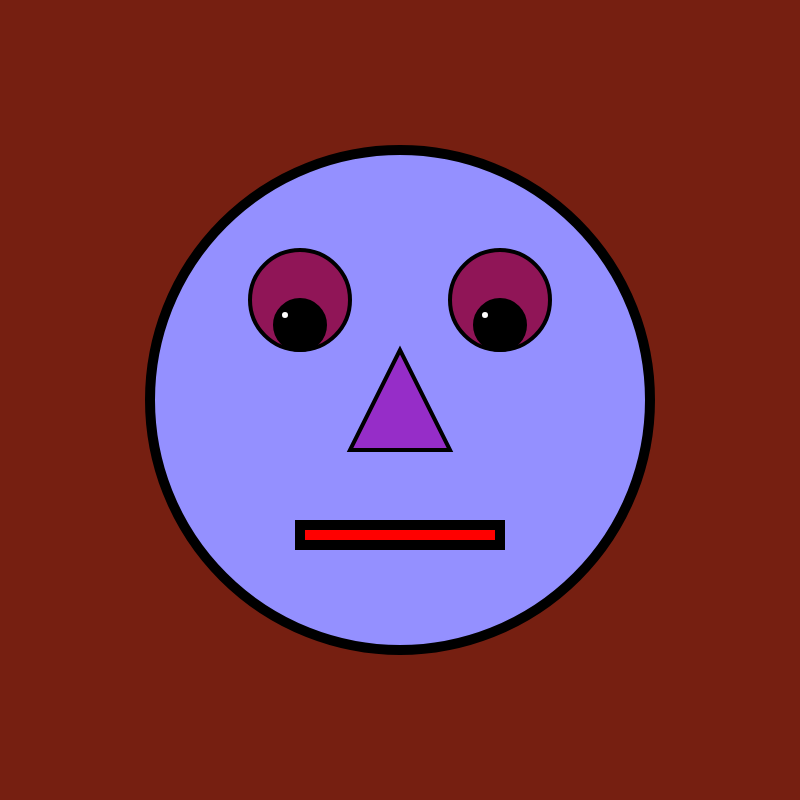
Frame 1 (no input)
Frame 60 (no input): identical to frame 1, image omitted
Frame 120 (the mouse pressed at the canvas centre since frame 60): identical to frame 1, image omitted

The p5.js sketch that drew this single still picture (run headless with seeded random() and noise() and a simulated clock; from frame 60 on, the mouse is pressed at the canvas centre):

// p5.js sketch
// ── sketch.js
function setup() {
  createCanvas(800, 800);
}

function draw() {
  background("#761f11");
  
  strokeWeight(10);
  stroke("#000000");
  fill("#9490ff");
  circle(400, 400, 500);
  
  strokeWeight(4);
  stroke("#000000");
  fill("#901557");
  circle(300, 300, 100);

  fill("#901557");
  circle(500, 300, 100);

  fill("black");
  circle(500, 325, 50);

  fill("black");
  circle(300, 325, 50);

  fill("white");
  circle(485, 315, 10);

  fill("white");
  circle(285, 315, 10);

  fill(150, 45, 200);
  triangle(400, 350, 350, 450, 450, 450);

  strokeWeight(10);
  stroke("#000000");
  fill("red");
  rect(300, 525, 200, 20);
}
